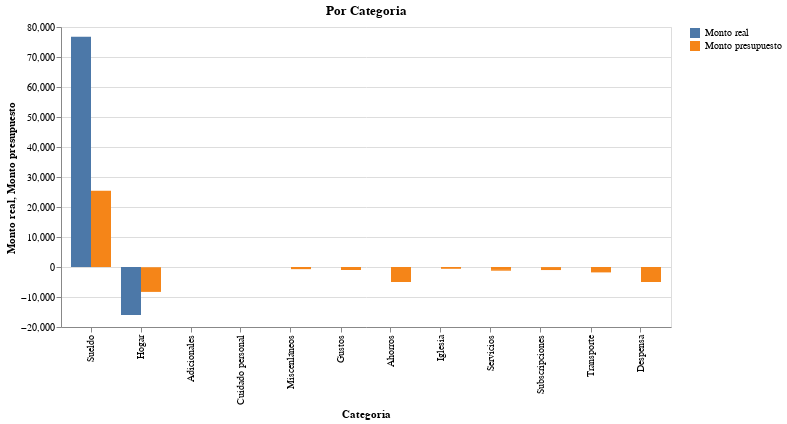

Notebook source saved alongside this figure:
### Code cell
DeepnoteChart(presup_vs_real, """{"layer":[{"layer":[{"mark":{"clip":true,"type":"bar","color":"#4c78a8","tooltip":true},"encoding":{"x":{"sort":null,"type":"nominal","field":"Categoria","scale":{"type":"linear"}},"y":{"sort":null,"type":"quantitative","field":"Monto real","scale":{"type":"linear"},"format":{"type":"default","decimals":null},"formatType":"numberFormatFromNumberType"},"color":{"datum":"Monto real"},"xOffset":{"datum":"Monto real"}}}]},{"layer":[{"mark":{"clip":true,"type":"bar","color":"#f58518","tooltip":true},"encoding":{"x":{"sort":null,"type":"nominal","field":"Categoria","scale":{"type":"linear"}},"y":{"sort":null,"type":"quantitative","field":"Monto presupuesto","scale":{"type":"linear"},"format":{"type":"default","decimals":null},"formatType":"numberFormatFromNumberType"},"color":{"datum":"Monto presupuesto"},"xOffset":{"datum":"Monto presupuesto"}}}]}],"title":"Por Categoria","config":{"legend":{}},"$schema":"https://vega.github.io/schema/vega-lite/v5.json","encoding":{}}""")

### Figure 1 — Vega-Lite specification as saved in the notebook (floating-point values rounded to 4 significant figures)
{"$schema": "https://vega.github.io/schema/vega-lite/v5.json", "encoding": {}, "layer": [{"layer": [{"mark": {"type": "bar", "tooltip": true, "color": "#4c78a8", "clip": true}, "encoding": {"x": {"field": "Categoria", "type": "nominal", "sort": null, "scale": {"type": "linear"}}, "y": {"field": "Monto real", "type": "quantitative", "sort": null, "scale": {"type": "linear"}, "formatType": "numberFormatFromNumberType", "format": {"type": "default", "decimals": null}}, "color": {"datum": "Monto real"}, "xOffset": {"datum": "Monto real"}}}]}, {"layer": [{"mark": {"type": "bar", "tooltip": true, "color": "#f58518", "clip": true}, "encoding": {"x": {"field": "Categoria", "type": "nominal", "sort": null, "scale": {"type": "linear"}}, "y": {"field": "Monto presupuesto", "type": "quantitative", "sort": null, "scale": {"type": "linear"}, "formatType": "numberFormatFromNumberType", "format": {"type": "default", "decimals": null}}, "color": {"datum": "Monto presupuesto"}, "xOffset": {"datum": "Monto presupuesto"}}}]}], "title": "Por Categoria", "config": {"legend": {}}, "data": {"values": [{"Categoria": "Sueldo", "Description": "Vales", "Monto presupuesto": 1000, "Monto real": 38370, "Diferencia": -37370, "mes_actual": 2, "año_actual": 2023}, {"Categoria": "Hogar", "Description": "Proyectos", "Monto presupuesto": 0, "Monto real": -5333, "Diferencia": 5333, "mes_actual": 2, "año_actual": 2023}, {"Categoria": "Hogar", "Description": "Saldo", "Monto presupuesto": -200, "Monto real": -5333, "Diferencia": 5133, "mes_actual": 2, "año_actual": 2023}, {"Categoria": "Hogar", "Description": "Renta", "Monto presupuesto": -8100, "Monto real": -5333, "Diferencia": -2767, "mes_actual": 2, "año_actual": 2023}, {"Categoria": "Sueldo", "Description": "Sueldo", "Monto presupuesto": 24400, "Monto real": 38370, "Diferencia": -13970, "mes_actual": 2, "año_actual": 2023}, {"Categoria": "Adicionales", "Description": "Adicionales", "Monto presupuesto": 0, "Monto real": 0, "Diferencia": 0, "mes_actual": 2, "año_actual": 2023}, {"Categoria": "Cuidado personal", "Description": "Salud", "Monto presupuesto": 0, "Monto real": 0, "Diferencia": 0, "mes_actual": 2, "año_actual": 2023}, {"Categoria": "Cuidado personal", "Description": "Ropa", "Monto presupuesto": 0, "Monto real": 0, "Diferencia": 0, "mes_actual": 2, "año_actual": 2023}, {"Categoria": "Miscenláneos", "Description": "Regalos", "Monto presupuesto": 0, "Monto real": 0, "Diferencia": 0, "mes_actual": 2, "año_actual": 2023}, {"Categoria": "Gustos", "Description": "Entretenimiento", "Monto presupuesto": 0, "Monto real": 0, "Diferencia": 0, "mes_actual": 2, "año_actual": 2023}, {"Categoria": "Miscenláneos", "Description": "Calle", "Monto presupuesto": 0, "Monto real": 0, "Diferencia": 0, "mes_actual": 2, "año_actual": 2023}, {"Categoria": "Ahorros", "Description": "Viajes", "Monto presupuesto": -1000, "Monto real": 0, "Diferencia": 0, "mes_actual": 2, "año_actual": 2023}, {"Categoria": "Ahorros", "Description": "Inversiones", "Monto presupuesto": -1000, "Monto real": 0, "Diferencia": 0, "mes_actual": 2, "año_actual": 2023}, {"Categoria": "Ahorros", "Description": "Fondo de emergencia", "Monto presupuesto": -1000, "Monto real": 0, "Diferencia": 0, "mes_actual": 2, "año_actual": 2023}, {"Categoria": "Iglesia", "Description": "Ofrendas", "Monto presupuesto": -600, "Monto real": 0, "Diferencia": 0, "mes_actual": 2, "año_actual": 2023}, {"Categoria": "Servicios", "Description": "Internet", "Monto presupuesto": -700, "Monto real": 0, "Diferencia": 0, "mes_actual": 2, "año_actual": 2023}, {"Categoria": "Servicios", "Description": "Agua", "Monto presupuesto": -400, "Monto real": 0, "Diferencia": 0, "mes_actual": 2, "año_actual": 2023}, {"Categoria": "Gustos", "Description": "Restaurantes", "Monto presupuesto": -1000, "Monto real": 0, "Diferencia": 0, "mes_actual": 2, "año_actual": 2023}, {"Categoria": "Ahorros", "Description": "Ahorro casa", "Monto presupuesto": -2000, "Monto real": 0, "Diferencia": 0, "mes_actual": 2, "año_actual": 2023}, {"Categoria": "Servicios", "Description": "Luz", "Monto presupuesto": -180, "Monto real": 0, "Diferencia": 0, "mes_actual": 2, "año_actual": 2023}, {"Categoria": "Miscenláneos", "Description": "Pago celular", "Monto presupuesto": -719, "Monto real": 0, "Diferencia": 0, "mes_actual": 2, "año_actual": 2023}, {"Categoria": "Subscripciones", "Description": "Spotify", "Monto presupuesto": -298, "Monto real": 0, "Diferencia": 0, "mes_actual": 2, "año_actual": 2023}, {"Categoria": "Transporte", "Description": "Gasolina", "Monto presupuesto": -1800, "Monto real": 0, "Diferencia": 0, "mes_actual": 2, "año_actual": 2023}, {"Categoria": "Subscripciones", "Description": "Gym", "Monto presupuesto": -718, "Monto real": 0, "Diferencia": 0, "mes_actual": 2, "año_actual": 2023}, {"Categoria": "Gustos", "Description": "Antojos", "Monto presupuesto": 0, "Monto real": 0, "Diferencia": 0, "mes_actual": 2, "año_actual": 2023}, {"Categoria": "Despensa", "Description": "Despensa", "Monto presupuesto": -5000, "Monto real": 0, "Diferencia": 0, "mes_actual": 2, "año_actual": 2023}]}}
